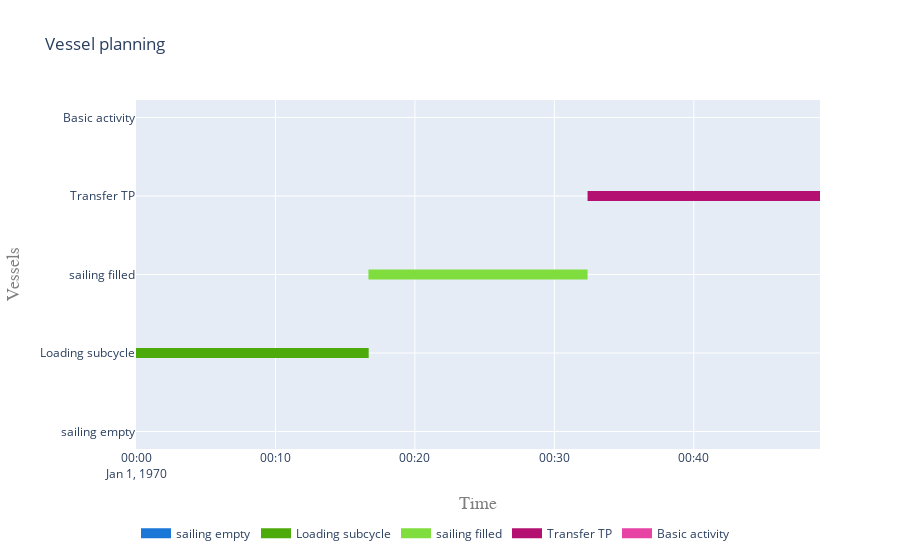

Notebook code for this chart:
### Code cell
plot.vessel_planning(single_run)

### Figure 1 — Plotly figure (JSON) as saved in the notebook; plotly's stock layout.template omitted (floating-point values rounded to 4 significant figures)
{"data": [{"connectgaps": false, "hoverinfo": "y+name", "line": {"color": "rgb(26,119,216)", "width": 10}, "mode": "lines", "name": "sailing empty", "type": "scatter", "x": ["1970-01-01T00:00:00", "1970-01-01T00:00:00", "1970-01-01T00:00:00", "1970-01-01T00:00:00", "1970-01-01T00:00:00"], "y": ["sailing empty", "sailing empty", "sailing empty", "sailing empty", null]}, {"connectgaps": false, "hoverinfo": "y+name", "line": {"color": "rgb(77,170,11)", "width": 10}, "mode": "lines", "name": "Loading subcycle", "type": "scatter", "x": ["1970-01-01T00:00:00", "1970-01-01T00:00:00", "1970-01-01T00:16:40", "1970-01-01T00:16:40", "1970-01-01T00:16:40", "1970-01-01T00:00:00", "1970-01-01T00:00:00", "1970-01-01T00:16:40", "1970-01-01T00:16:40", "1970-01-01T00:16:40"], "y": ["Loading subcycle", "Loading subcycle", "Loading subcycle", "Loading subcycle", null, "Loading subcycle", "Loading subcycle", "Loading subcycle", "Loading subcycle", null]}, {"connectgaps": false, "hoverinfo": "y+name", "line": {"color": "rgb(128,221,62)", "width": 10}, "mode": "lines", "name": "sailing filled", "type": "scatter", "x": ["1970-01-01T00:16:40", "1970-01-01T00:16:40", "1970-01-01T00:32:22.824591", "1970-01-01T00:32:22.824591", "1970-01-01T00:32:22.824591"], "y": ["sailing filled", "sailing filled", "sailing filled", "sailing filled", null]}, {"connectgaps": false, "hoverinfo": "y+name", "line": {"color": "rgb(179,16,113)", "width": 10}, "mode": "lines", "name": "Transfer TP", "type": "scatter", "x": ["1970-01-01T00:32:22.824591", "1970-01-01T00:32:22.824591", "1970-01-01T00:49:02.824591", "1970-01-01T00:49:02.824591", "1970-01-01T00:49:02.824591"], "y": ["Transfer TP", "Transfer TP", "Transfer TP", "Transfer TP", null]}, {"connectgaps": false, "hoverinfo": "y+name", "line": {"color": "rgb(230,67,164)", "width": 10}, "mode": "lines", "name": "Basic activity", "type": "scatter", "x": ["1970-01-01T00:49:02.824591", "1970-01-01T00:49:02.824591", "1970-01-01T00:49:02.824591", "1970-01-01T00:49:02.824591", "1970-01-01T00:49:02.824591"], "y": ["Basic activity", "Basic activity", "Basic activity", "Basic activity", null]}], "layout": {"hovermode": "closest", "legend": {"orientation": "h", "x": 0, "y": -0.2}, "title": {"text": "Vessel planning"}, "xaxis": {"range": ["1970-01-01T00:00:00", "1970-01-01T00:49:02.824591"], "title": {"font": {"color": "#7f7f7f", "family": "Courier New, monospace", "size": 18}, "text": "Time"}}, "yaxis": {"title": {"font": {"color": "#7f7f7f", "family": "Courier New, monospace", "size": 18}, "text": "Vessels"}}}}
